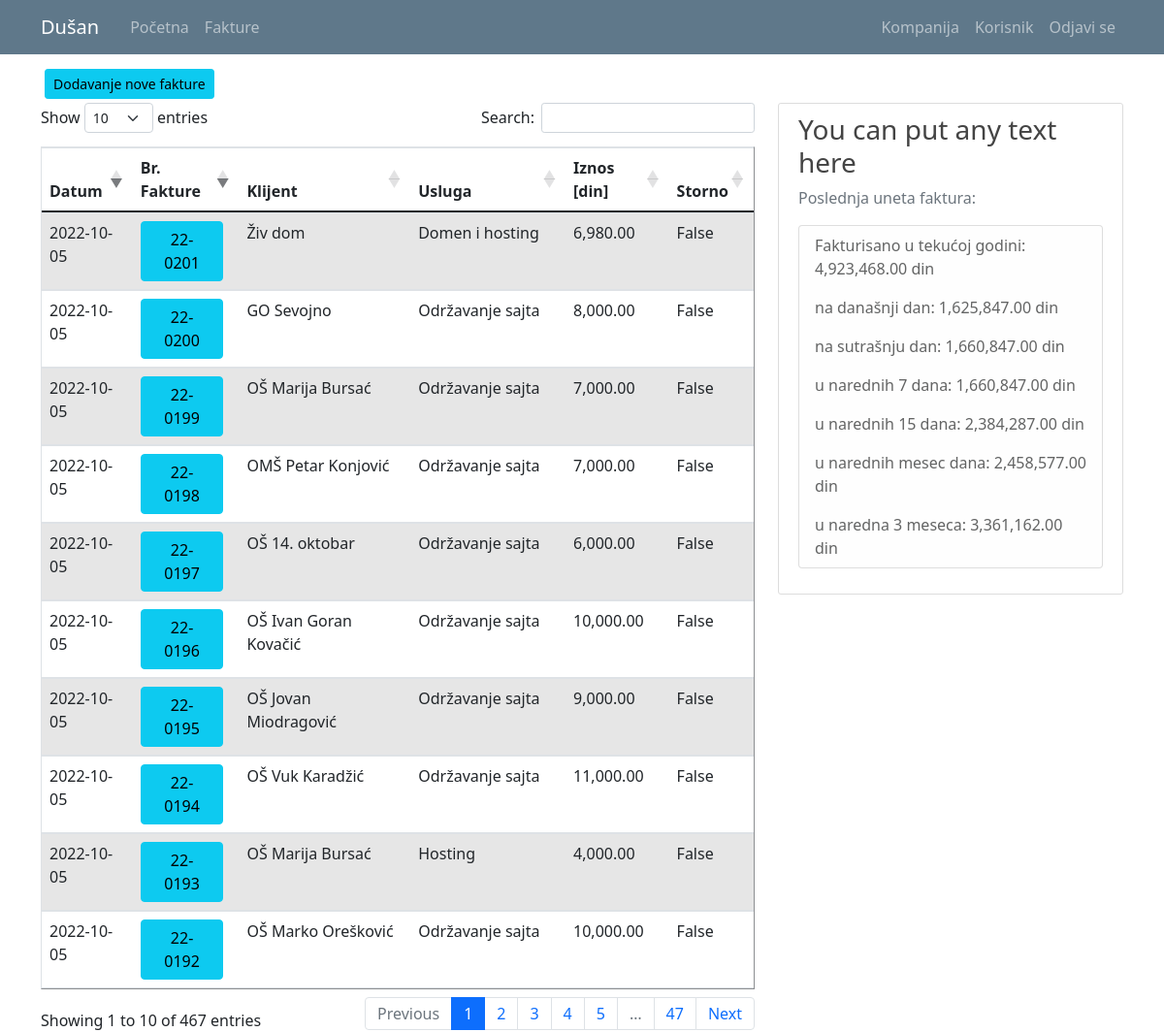
Screenshot of /invoice_list (signed in) with the database file from the repository.
### kpo/models.py (models this page shows, shortened)
class User(db.Model, UserMixin):
    id = db.Column(db.Integer, primary_key=True)
    email = db.Column(db.String(120), unique=True, nullable=False)
    password = db.Column(db.String(60), nullable = False)
    name = db.Column(db.String(20), unique=False, nullable=False)
    surname = db.Column(db.String(20), unique=False, nullable=False)
    workplace = db.Column(db.String(20), unique=False, nullable=False)
    authorization = db.Column(db.String(20), nullable = False) # ovde treba da budu tipovi korisnika: S_admin, C_admin, C_user
    gender = db.Column(db.String(1)) #(0, "srednji"), (1, "muški"), (2, "ženski")
    company_id = db.Column(db.Integer, db.ForeignKey('company.id'), nullable=True)
    invoices = db.relationship('Invoice', backref='invoice_user', lazy=True)

class Invoice(db.Model):
    id = db.Column(db.Integer, primary_key=True)
    date = db.Column(db.Date, nullable=False)
    invoice_number = db.Column(db.String(7), nullable=False)
    customer = db.Column(db.String(70), nullable=False)
    service = db.Column(db.String(70), nullable=True) #usluga
    amount = db.Column(db.Integer, nullable=False)
    company_id = db.Column(db.Integer, db.ForeignKey('company.id'), nullable=True)
    user_id = db.Column(db.Integer, db.ForeignKey('user.id'), nullable=True)
    cancelled = db.Column(db.Boolean(), default=False, nullable=False)

### kpo/invoices/routes.py (the view)
@invoices.route("/invoice_list")
def invoice_list():
    if not current_user.is_authenticated:
        flash('You have to be logged in to access this page', 'danger')
        return redirect(url_for('users.login'))
    elif current_user.authorization != 's_admin' and current_user.authorization != 'c_admin':
        abort(403)
    invoices = Invoice.query.all()
    class DashboardData():
        def __init__(self, company_id):
            self.limit = 6000000
            self.end_day = date.today()
            self.start_day = [date(date.today().year, 1, 1)]
            self.razlika = []
            self.company_id = company_id
            list = [0, 1, 7, 15, 30, 90] # broj dana za proračun do limita
            for item in list:
                self.start_day.append(date.today() + relativedelta(days=item) + relativedelta(days=-365))
            for value in range(7):
                try:
                    self.razlika.append(self.limit + 2000000 - Invoice.query.with_entities(
                                func.sum(Invoice.amount).label("suma")
                                ).filter(Invoice.date.between(self.start_day[value], self.end_day)).filter_by(
                                company_id=self.company_id
                                ).first()[0])
                except TypeError:
                    self.razlika = [0, 0, 0, 0, 0, 0, 0]
    if current_user.is_authenticated:
        form = DashboardData(current_user.user_company.id)
    else:
        print(f'nije ulogovan niko')
        return redirect(url_for('main.about'))
        flash('You have to be logged in to visit Home page' 'info')
    return render_template('invoice_list.html', title='Invoices', invoices=invoices, form=form)

### kpo/models.py (called while the page is built)
@login_manager.user_loader
def load_user(user_id):
    return User.query.get(int(user_id))

### kpo/templates/invoice_list.html (shortened to what this page needs)
{% extends "layout.html" %}
{% block content %}
{% if current_user.authorization != 'c_user' %}
  <a class="btn btn-info btn-sm m-1" href="{{ url_for('invoices.register_i') }}">Dodavanje nove fakture</a>
{% endif %}
<div class="row">
  <div class="col-md-8">
    <table id="data" border="1" class="table table-striped ">
      {% if current_user.authorization == 's_admin' %}
        <thead>
          <tr>
            <th>Datum</th>
            <th>Br. Fakture</th>
            <th>Klijent</th>
            <th>Usluga</th>
            <th>Iznos [din]</th>
            <th>Kompanija</th>
            <th>Korinik</th>
            <th>Storno</th>
          </tr>
        </thead>
        <tbody>
          {% for invoice in invoices %}
            <tr>
              <td>{{ invoice.date }}</td>
              <td><a class="mr-2  btn btn-info" href="{{ url_for('invoices.invoice_profile', invoice_id=invoice.id) }}" title="Edit Invoice">{{ invoice.invoice_number }}</a></td>
              <td>{{ invoice.customer }}</td>
              <td>{{ invoice.service }}</td>
              <td>{{ '{:,.2f}'.format(invoice.amount) }}</td>
              <td>{{ invoice.invoice_company.companyname }}</td>
              <td>{{ invoice.invoice_user.name }} {{ invoice.invoice_user.surname }}</td>
              <td>{{ invoice.cancelled }}</td>
          {% endfor %}
        </tbody>
      {% elif current_user.authorization == 'c_admin' %}
        <thead>
          <tr>
            <th>Datum</th>
            <th>Br. Fakture</th>
            <th>Klijent</th>
            <th>Usluga</th>
            <th>Iznos [din]</th>
            <th>Storno</th>
          </tr>
        </thead>
        <tbody>
          {% for invoice in invoices %}
            {% if invoice.invoice_company.id == current_user.user_company.id %}
              <tr>
                <td>{{ invoice.date }}</td>
                <td><a class="mr-2 btn btn-info" href="{{ url_for('invoices.invoice_profile', invoice_id=invoice.id) }}" title="Edit Invoice">{{ invoice.invoice_number }}</a></td>
                <td>{{ invoice.customer }}</td>
                <td>{{ invoice.service }}</td>
                <td>{{ '{:,.2f}'.format(invoice.amount) }}</td>
                <td>{{ invoice.cancelled }}</td>
              </tr>
            {% endif %}
          {% endfor %}
        </tbody>
      {% endif %}
    </table>
  </div>
  <div class="col-md-4">
    <div class="content-section">
      <h3>You can put any text here</h3>
      <p class='text-muted'>Poslednja uneta faktura:
        <ul class="list-group">
          <li class="list-group-item list-group-item-light">Fakturisano u tekućoj godini: {{ '{:,.2f}'.format(form.limit -form.razlika[0] + 2000000) }} din</li>
          <li class="list-group-item list-group-item-light">na današnji dan: {{ '{:,.2f}'.format(form.razlika[1]) }} din</li>
          <li class="list-group-item list-group-item-light">na sutrašnju dan: {{ '{:,.2f}'.format(form.razlika[2]) }} din</li>
          <li class="list-group-item list-group-item-light">u narednih 7 dana: {{ '{:,.2f}'.format(form.razlika[3]) }} din</li>
          <li class="list-group-item list-group-item-light">u narednih 15 dana: {{ '{:,.2f}'.format(form.razlika[4]) }} din</li>
          <li class="list-group-item list-group-item-light">u narednih mesec dana: {{ '{:,.2f}'.format(form.razlika[5]) }} din</li>
          <li class="list-group-item list-group-item-light">u naredna 3 meseca: {{ '{:,.2f}'.format(form.razlika[6]) }} din</li>
        </ul>
      </p>
    </div>
  </div>
</div>
{% endblock content%}

### kpo/templates/layout.html (shortened to what this page needs)
<!doctype html>
<html lang="en">
  <head>
    <link rel="stylesheet" href="https://cdn.jsdelivr.net/npm/bootstrap@4.3.1/dist/css/bootstrap.min.css">
    <link rel="stylesheet" type="text/css" href="{{ url_for('static', filename='main.css') }}">
    <link href="https://cdn.jsdelivr.net/npm/bootstrap@5.0.1/dist/css/bootstrap.min.css" rel="stylesheet">
    <link rel="stylesheet" type="text/css" href="https://cdn.datatables.net/1.10.25/css/dataTables.bootstrap5.css">
  </head>
  <body>
    <header class="site-header">
      <nav class="navbar navbar-expand-md navbar-dark bg-steel fixed-top">
        <div class="container">
          <a class="navbar-brand mr-4" href="/">{{ current_user.name }}</a>
          <div class="collapse navbar-collapse" id="navbarToggle">
            <div class="navbar-nav mr-auto">
              {% if current_user.is_authenticated %}
                <a class="nav-item nav-link" href="{{ url_for('main.home') }}">Početna</a>
                <a class="nav-item nav-link" href="{{ url_for('invoices.invoice_list') }}">Fakture</a>
              {% else %}
                <a class="nav-item nav-link" href="{{ url_for('main.home') }}">Početna</a>
                <a class="nav-item nav-link" href="{{ url_for('main.about') }}">O softveru</a>
              {% endif %}
            </div>
            <div class="navbar-nav">
              {% if current_user.is_authenticated %}
                {% if current_user.authorization == 's_admin' %}
                  <a class="nav-item nav-link" href="{{ url_for('companys.company_list') }}">Kompanija</a>
                  <a class="nav-item nav-link" href="{{ url_for('users.user_list') }}">Korisnik</a>
                  <a class="nav-item nav-link" href="{{ url_for('users.logout') }}">Odjavi se</a>
                {% elif current_user.authorization == 'c_admin'%}
                  <a class="nav-item nav-link" href="{{ url_for('companys.company_list') }}">Kompanija</a>
                  <a class="nav-item nav-link" href="{{ url_for('users.user_list') }}">Korisnik</a>
                  <a class="nav-item nav-link" href="{{ url_for('users.logout') }}">Odjavi se</a>
                {% else %}
                  <a class="nav-item nav-link" href="{{ url_for('users.user_list') }}">Korisnik</a>
                  <a class="nav-item nav-link" href="{{ url_for('users.logout') }}">Odjavi se</a>
                {% endif %}
              {% else %}
                <a class="nav-item nav-link" href="{{ url_for('users.login') }}">Prijavi se</a>
              {% endif %}
            </div>
          </div>
        </div>
      </nav>
    </header>
    <main role="main" class="container">
      <div class="row">
        <div class="">
          {% block content %}{% endblock %}
        </div>
      </div>
    </main>
  </body>
</html>

### kpo/static/main.css (style rules this page uses)
body { background: #fafafa; color: #333333; margin-top: 5rem; }
h1, h2, h3, h4, h5, h6 { color: #444444; }
.bg-steel { background-color: #5f788a; }
.site-header .navbar-nav .nav-link { color: #cbd5db; }
.content-section { background: #ffffff; padding: 10px 20px; border: 1px solid #dddddd; border-radius: 3px; margin-bottom: 20px; }

### rows the page displays
User: name "Dušan"
Invoice: date "2022-10-05", invoice_number "22-0192", customer "OŠ Marko Orešković", service "Održavanje sajta", amount "10,000.00", cancelled "False"
Invoice: date "2022-10-05", invoice_number "22-0193", customer "OŠ Marija Bursać", service "Hosting", amount "4,000.00", cancelled "False"
Invoice: date "2022-10-05", invoice_number "22-0194", customer "OŠ Vuk Karadžić", service "Održavanje sajta", amount "11,000.00", cancelled "False"
Invoice: date "2022-10-05", invoice_number "22-0195", customer "OŠ Jovan Miodragović", service "Održavanje sajta", amount "9,000.00", cancelled "False"
Invoice: date "2022-10-05", invoice_number "22-0196", customer "OŠ Ivan Goran Kovačić", service "Održavanje sajta", amount "10,000.00", cancelled "False"
Invoice: date "2022-10-05", invoice_number "22-0197", customer "OŠ 14. oktobar", service "Održavanje sajta", amount "6,000.00", cancelled "False"
Invoice: date "2022-10-05", invoice_number "22-0198", customer "OMŠ Petar Konjović", service "Održavanje sajta", amount "7,000.00", cancelled "False"
Invoice: date "2022-10-05", invoice_number "22-0199", customer "OŠ Marija Bursać", service "Održavanje sajta", amount "7,000.00", cancelled "False"
Invoice: date "2022-10-05", invoice_number "22-0200", customer "GO Sevojno", service "Održavanje sajta", amount "8,000.00", cancelled "False"
Invoice: date "2022-10-05", invoice_number "22-0201", customer "Živ dom", service "Domen i hosting", amount "6,980.00", cancelled "False"

### other values shown
{{ '{:,.2f}'.format(form.limit -form.razlika[0] + 2000000) }} "4,923,468.00"
{{ '{:,.2f}'.format(form.razlika[1]) }} "1,625,847.00"
{{ '{:,.2f}'.format(form.razlika[2]) }} "1,660,847.00"
{{ '{:,.2f}'.format(form.razlika[3]) }} "1,660,847.00"
{{ '{:,.2f}'.format(form.razlika[4]) }} "2,384,287.00"
{{ '{:,.2f}'.format(form.razlika[5]) }} "2,458,577.00"
{{ '{:,.2f}'.format(form.razlika[6]) }} "3,361,162.00"
